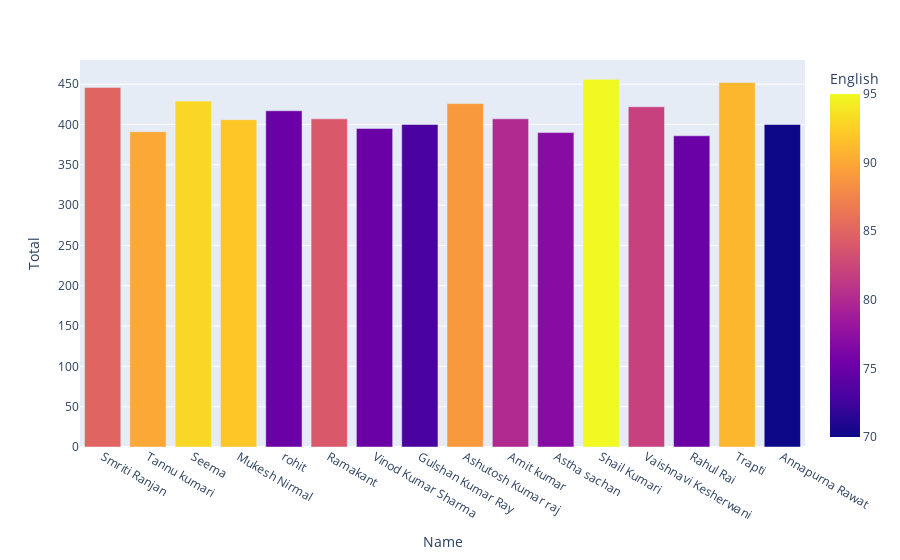

The notebook cell saved with this chart:
### Code cell
px.bar(df, x = 'Name', y='Total', color='English')

### Figure 1 — Plotly figure (JSON) as saved in the notebook; plotly's stock layout.template omitted (floating-point values rounded to 4 significant figures)
{"data": [{"alignmentgroup": "True", "hovertemplate": "Name=%{x}<br>Total=%{y}<br>English=%{marker.color}<extra></extra>", "legendgroup": "", "marker": {"color": [85, 90, 93, 92, 75, 84, 75, 73, 89, 80, 77, 95, 82, 75, 91, 70], "coloraxis": "coloraxis", "pattern": {"shape": ""}}, "name": "", "offsetgroup": "", "orientation": "v", "showlegend": false, "textposition": "auto", "type": "bar", "x": ["Smriti Ranjan", "Tannu kumari ", "Seema", "Mukesh Nirmal", "rohit", "Ramakant", "Vinod Kumar Sharma ", "Gulshan Kumar Ray ", "Ashutosh Kumar raj ", "Amit kumar", "Astha sachan", "Shail Kumari", "Vaishnavi Kesherwani", "Rahul Rai", "Trapti", "Annapurna Rawat"], "xaxis": "x", "y": [446, 391, 429, 406, 417, 407, 395, 400, 426, 407, 390, 456, 422, 386, 452, 400], "yaxis": "y"}], "layout": {"autosize": true, "barmode": "relative", "coloraxis": {"colorbar": {"title": {"text": "English"}}, "colorscale": [[0, "#0d0887"], [0.1111, "#46039f"], [0.2222, "#7201a8"], [0.3333, "#9c179e"], [0.4444, "#bd3786"], [0.5556, "#d8576b"], [0.6667, "#ed7953"], [0.7778, "#fb9f3a"], [0.8889, "#fdca26"], [1, "#f0f921"]]}, "legend": {"tracegroupgap": 0}, "margin": {"t": 60}, "xaxis": {"anchor": "y", "autorange": true, "domain": [0, 1], "range": [-0.5, 15.5], "title": {"text": "Name"}, "type": "category"}, "yaxis": {"anchor": "x", "autorange": true, "domain": [0, 1], "range": [0, 480], "title": {"text": "Total"}, "type": "linear"}}}
